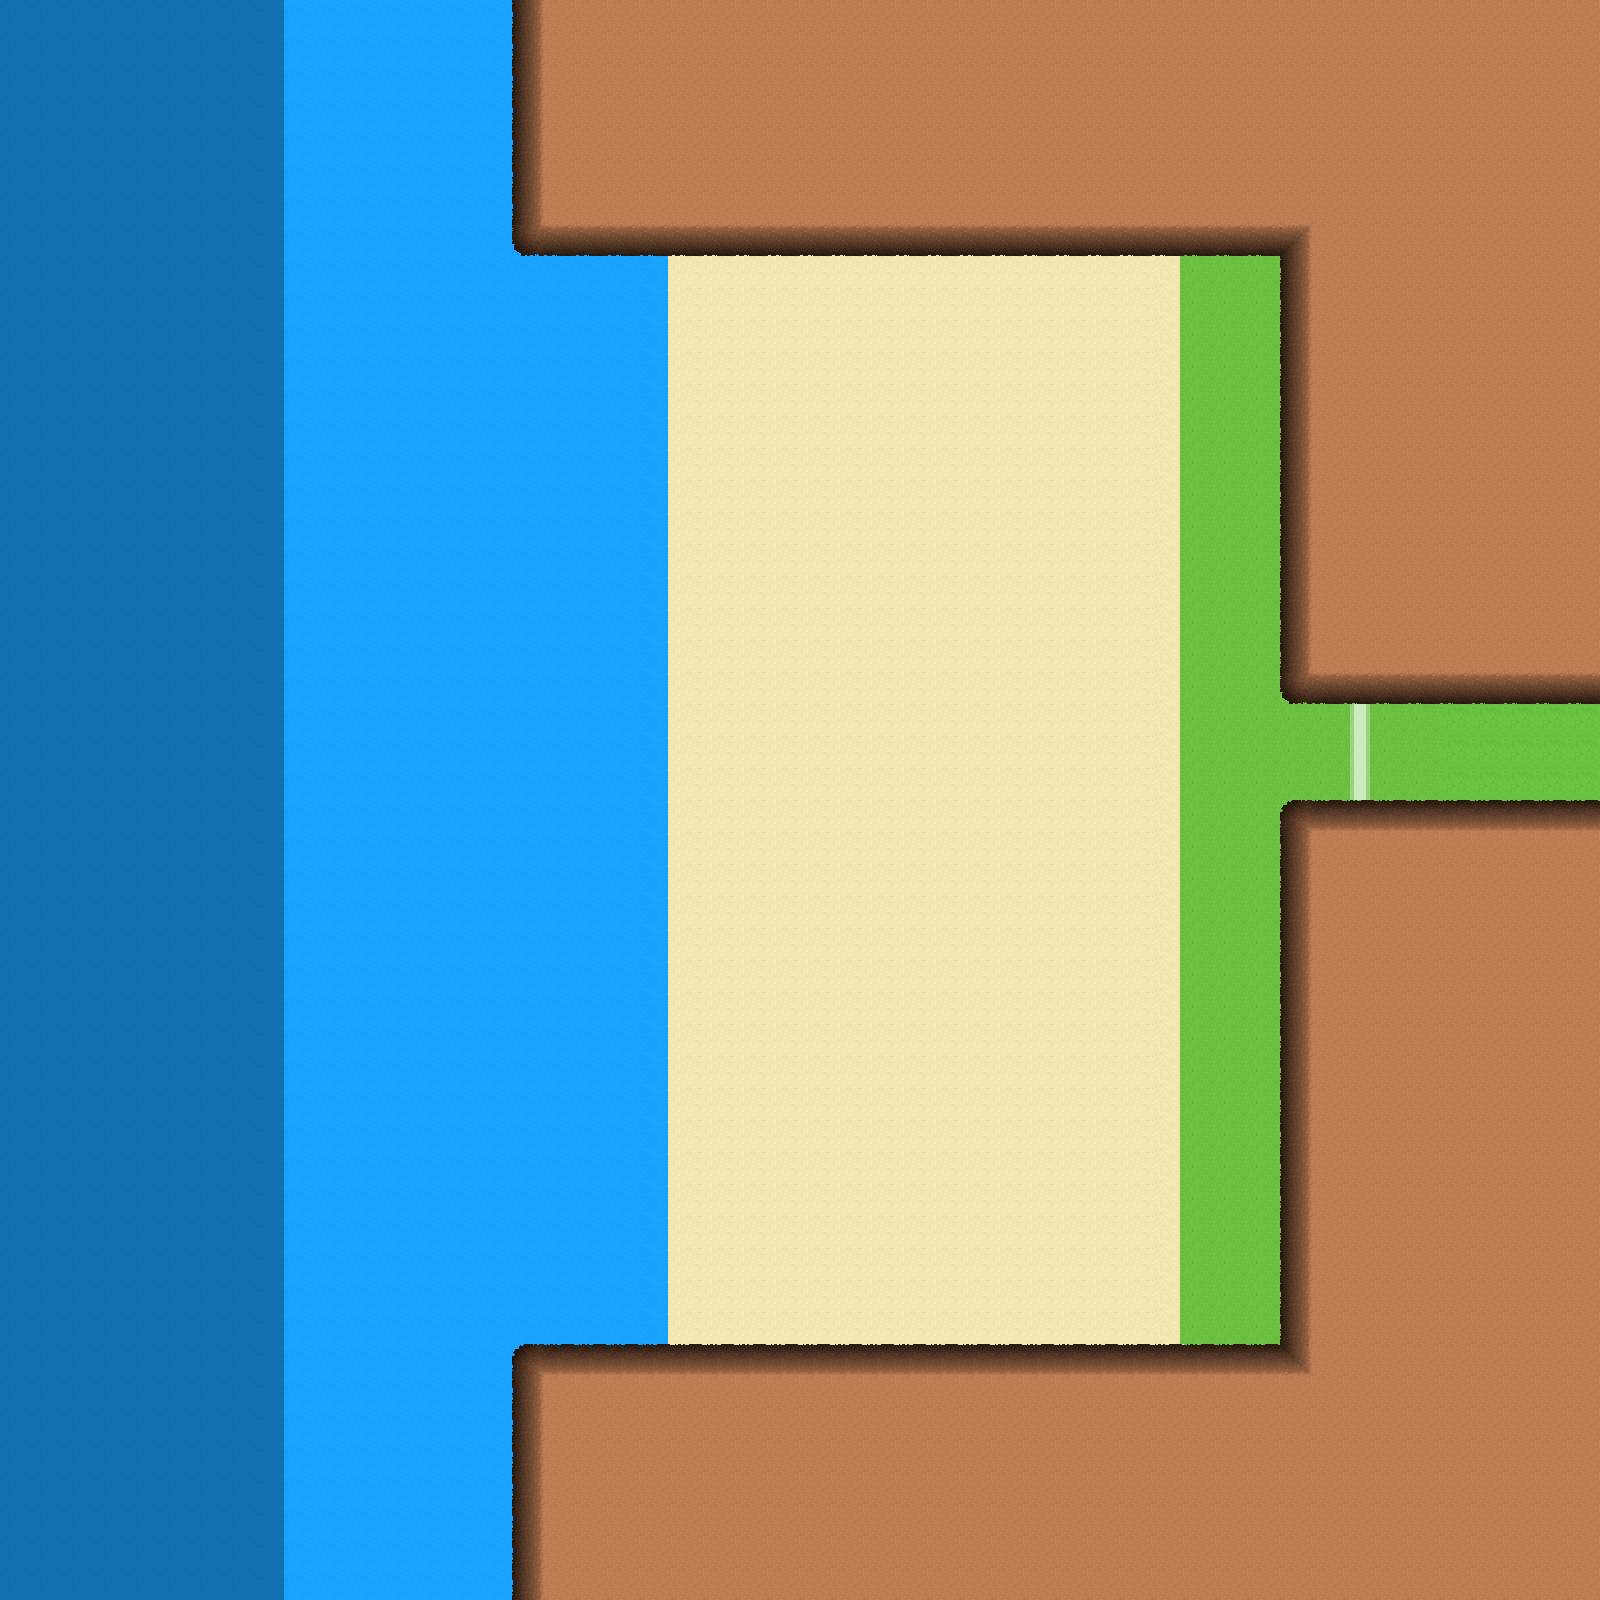

Tiled map render using the project's own tile images. Description and the map definition, with tile-layer contents summarised, below:
An orthogonal 50x50 tile map with 32x32 px tiles, 5 tile layers (2floor, 3raisedfloor, 4raisederfloor, 6abovefloor, ...) and 3 objects (2x tp1, NPC).

<map version="1.0" tiledversion="2017.06.27" orientation="orthogonal" renderorder="right-down" width="50" height="50" tilewidth="32" tileheight="32" nextobjectid="5">
 <tileset firstgid="1" name="Tileset" tilewidth="32" tileheight="32" tilecount="400" columns="20">
  <image source="Tileset.png" trans="ff00ff" width="640" height="640" />
 </tileset>
 <layer name="2floor" width="50" height="50">
  <data>[2500 cells, 2500 non-empty, 8 distinct tile ids]</data>
 </layer>
 <layer name="3raisedfloor" width="50" height="50">
  <data>[2500 cells, 857 non-empty, 9 distinct tile ids]</data>
 </layer>
 <layer name="4raisederfloor" width="50" height="50">
  <data>[2500 cells, 0 non-empty, 0 distinct tile ids]</data>
 </layer>
 <objectgroup name="5objects">
  <object id="4" name="npc1" type="NPC" x="864" y="288" width="32" height="32">
   <properties>
    <property name="direction" value="2" />
    <property name="id" value="4" />
    <property name="npc" value="bally" />
    <property name="spritesheet" value="characterSpritesheet" />
   </properties>
  </object>
 </objectgroup>
 <objectgroup name="teleport">
  <object id="1" name="tp1" x="1344" y="704" width="32" height="96">
   <properties>
    <property name="destination" value="tp3" />
    <property name="mapID" value="1" />
   </properties>
  </object>
 </objectgroup>
 <objectgroup name="teleportDestination">
  <object id="3" name="tp1" x="1280" y="736" width="32" height="32" />
 </objectgroup>
 <layer name="6abovefloor" width="50" height="50">
  <data>[2500 cells, 0 non-empty, 0 distinct tile ids]</data>
 </layer>
 <layer name="1collision" width="50" height="50" opacity="0">
  <data>[2500 cells, 788 non-empty, 2 distinct tile ids]</data>
 </layer>
</map>
